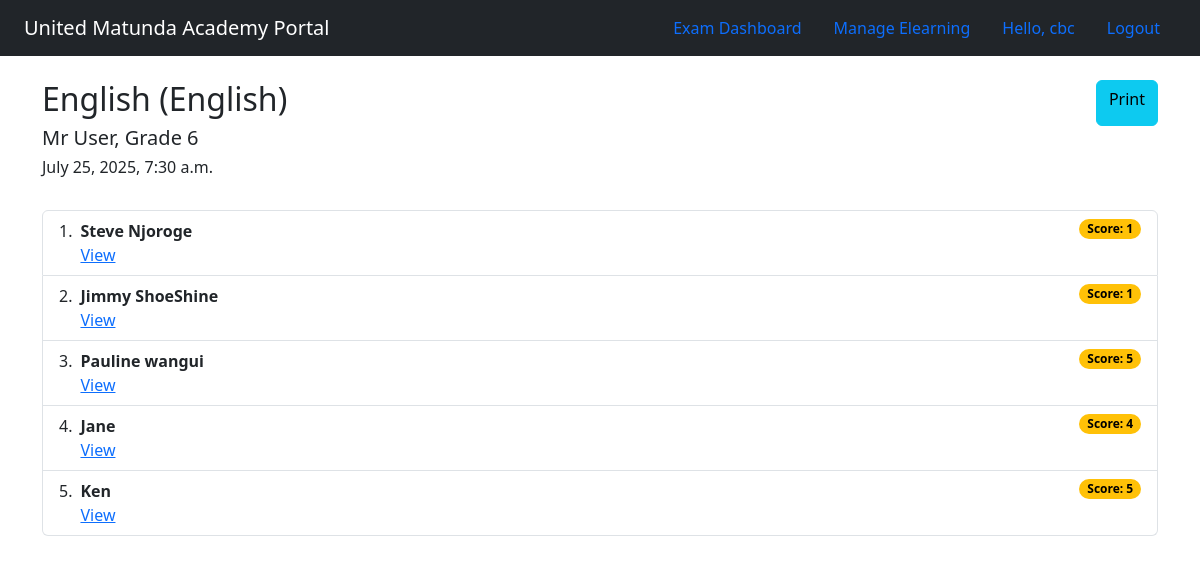
Page /assessment/assessment/analysis/6 (signed in) on the committed database.
### Assessments/models.py (models this page shows, shortened)
class Assessment(models.Model):
    title = models.CharField(max_length=255)
    user = models.ForeignKey(User,  on_delete=models.CASCADE, blank=True, null=True)
    grade = models.ForeignKey(Grade, related_name='grade_assessments', on_delete=models.CASCADE)
    subject = models.ForeignKey(Subject, on_delete=models.CASCADE)
    teacher = models.CharField(max_length=250)
    scheduled_date = models.DateTimeField()
    duration_minutes = models.PositiveIntegerField()
    created = models.DateTimeField(auto_now_add=True)
    description = models.TextField(blank=True, null=True)
    is_published = models.BooleanField(default=False)
    done = models.BooleanField(default=False)
    class Meta:
        ordering = ('-created',)
    def __str__(self):
        return f"{self.title} ({self.subject})"

class AssessmentResult(models.Model):
    student = models.CharField(max_length=250)
    assessment = models.ForeignKey(Assessment,  on_delete=models.CASCADE)
    total_score = models.PositiveIntegerField()
    answers = models.JSONField(null=True, blank=True)
    completed_on = models.DateTimeField(auto_now_add=True)

### Subjects/models.py (models this page shows)
class Subject(models.Model):
    name = models.CharField(max_length=250)
    def __str__(self):
        return f"{self.name}"

class Grade(models.Model):
    name = models.CharField(max_length=250)
    def __str__(self):
        return f"{self.name}"

### Assessments/views.py (the view)
# urls.py: path('assessment/analysis/<int:assessment_id>', views.AssessmentAnalysis.as_view(), name='assessment_analysis'),
class AssessmentAnalysis(LoginRequiredMixin, ListView):
    model = AssessmentResult
    template_name = 'assessment_analysis.html'
    context_object_name = 'assessment_result_list'
    def get_queryset(self):
        self.assessment = get_object_or_404(Assessment, pk=self.kwargs['assessment_id'])
        return AssessmentResult.objects.filter(assessment=self.assessment)
    def get_context_data(self, *, object_list=None, **kwargs):
        context = super().get_context_data(**kwargs)
        context['assessment_id'] = self.kwargs['assessment_id']
        context['assessment'] = self.assessment
        return context

### Assessments/templates/assessment_analysis.html
{% extends 'base.html' %}
{% block content %}
    <div class="row">
        <div class=" d-flex justify-content-between">
            <h2>{{ assessment }}</h2>
             <a href="{% url 'assessment_analysis_pdf' assessment_id %}" class="btn btn-info">Print</a>
        </div>
    </div>
    <div class="row">
        <h5>{{ assessment.teacher }}, {{ assessment.grade }}</h5>
    </div>
    <div class="row">
        <h6>{{ assessment.created }}</h6>
    </div>
    <br>
    <ol class="list-group list-group-numbered">
        {% for item in assessment_result_list %}
              <li class="list-group-item d-flex justify-content-between align-items-start">
                <div class="ms-2 me-auto">
                  <div class="fw-bold">{{ item.student }}</div>
                  <a href="{% url 'assessment_result' item.pk %}">View</a>
                </div>
                <span class="badge text-bg-warning rounded-pill">Score: {{ item.total_score }}</span>
              </li>
        {% empty %}
            <li>
                <h2>No Exam Listed by Learners yet.</h2>
            </li>
        {% endfor %}
    </ol>
{% endblock %}

### Assessments/templates/base.html (shortened to what this page needs)
<!DOCTYPE html>
<html lang="en">
<head>
    <link rel="stylesheet" href="https://cdn.jsdelivr.net/npm/bootstrap@5.3.0/dist/css/bootstrap.min.css">
</head>
<body>
    <nav class="navbar navbar-dark bg-dark px-4">
        <a class="navbar-brand text-white" href="{% url 'home_page'%}">United Matunda Academy Portal</a>
        <ul class="nav justify-content-end">
            {% if user.is_authenticated %}
                <li>
                    <a class="nav-link" href="{% url 'dashboard' %}">Exam Dashboard</a>
                </li>
                <li>
                    <a class="nav-link" href="{% url 'elearning_home' %}">Manage Elearning</a>
                </li>
                <li class="nav-item">
                    <a class="nav-link active" aria-current="page" href="#"><span>Hello, {{ user.username }}</span></a>
                </li>
                <li class="nav-item">
                    <a class="nav-link" href="{% url 'logout' %}">Logout</a>
                </li>
            {% else %}
                <li class="nav-item">
                    <a class="nav-link" href="{% url 'login' %}">Login</a>
                </li>
            {% endif %}
        </ul>
    </nav>
    <main class="container mt-4">
        {% block content %}{% endblock %}
    </main>
</body>
</html>

### rows in the picture
Assessment: title+subject "English (English)", teacher "Mr User", grade "Grade 6", created "July 25, 2025, 7:30 a.m."
AssessmentResult: student "Steve Njoroge", total_score "1"
AssessmentResult: student "Jimmy ShoeShine", total_score "1"
AssessmentResult: student "Pauline wangui", total_score "5"
AssessmentResult: student "Jane", total_score "4"
AssessmentResult: student "Ken", total_score "5"

### other values in the picture
{{ user.username }} "cbc"
